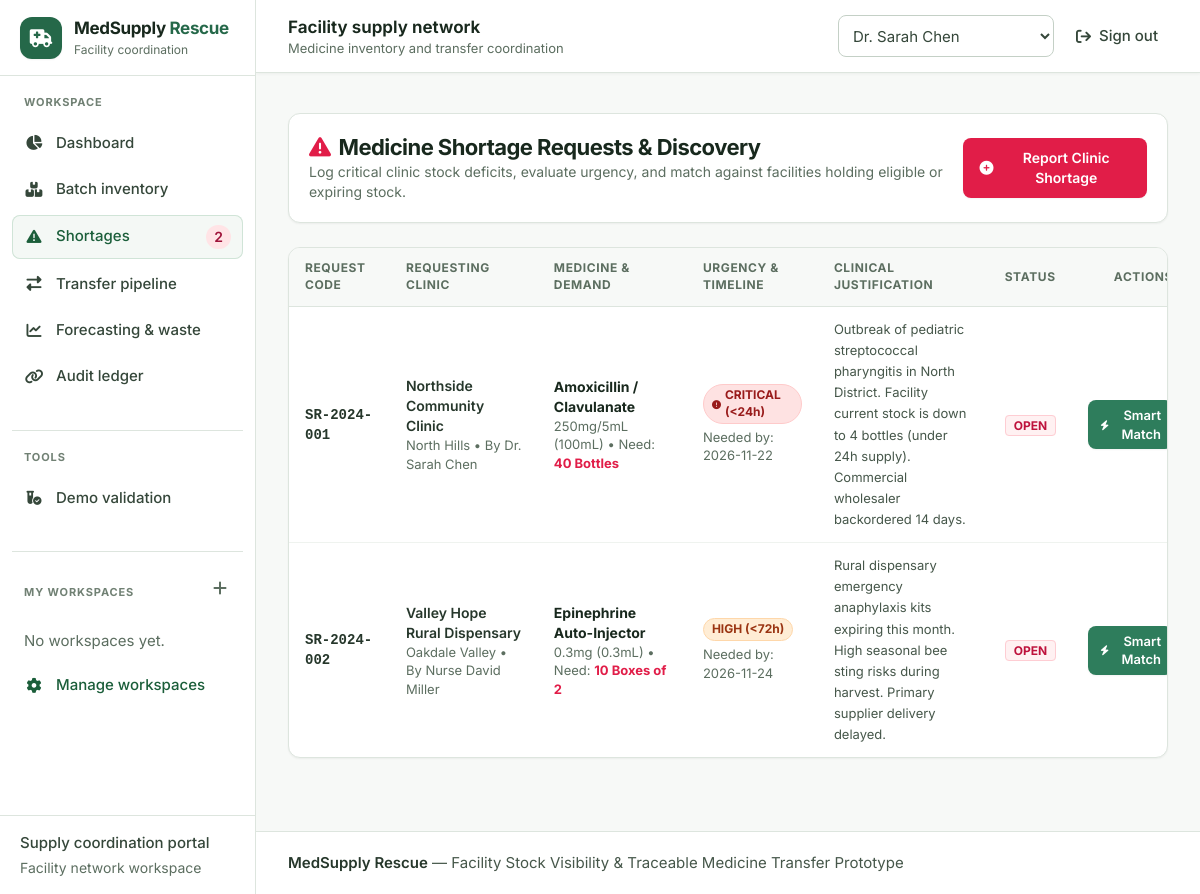
The app's page /shortages, older data.
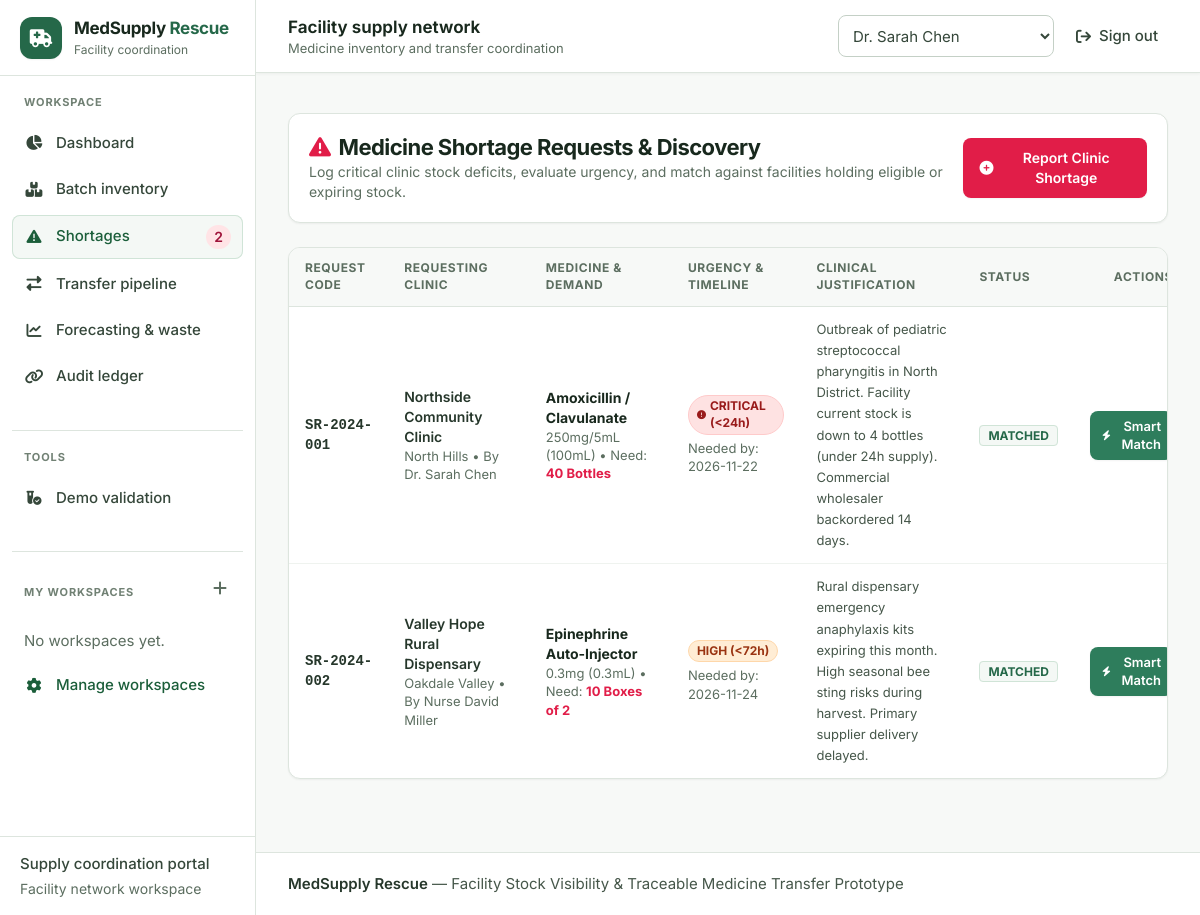
The same page, newer data.
### tables this page shows
CREATE TABLE shortage_requests (
    id INTEGER PRIMARY KEY AUTOINCREMENT,
    request_code TEXT UNIQUE NOT NULL,
    requesting_facility_id INTEGER NOT NULL REFERENCES facilities(id),
    requested_by_user_id INTEGER NOT NULL REFERENCES users(id),
    medicine_id INTEGER NOT NULL REFERENCES medicines(id),
    required_quantity INTEGER NOT NULL,
    urgency TEXT NOT NULL, -- 'CRITICAL' (<24h), 'HIGH' (<72h), 'MEDIUM' (<7d), 'LOW' (<14d)
    clinical_justification TEXT NOT NULL,
    status TEXT DEFAULT 'OPEN', -- 'OPEN', 'MATCHED', 'IN_TRANSFER', 'FULFILLED', 'CANCELLED'
    needed_by_date DATE NOT NULL,
    created_at DATETIME DEFAULT CURRENT_TIMESTAMP
);

CREATE TABLE facilities (
    id INTEGER PRIMARY KEY AUTOINCREMENT,
    name TEXT NOT NULL,
    facility_type TEXT NOT NULL, -- 'Hospital', 'Community Clinic', 'Urgent Care', 'Regional Pharmacy', 'Dispensary'
    license_number TEXT NOT NULL UNIQUE,
    address TEXT NOT NULL,
    city TEXT NOT NULL,
    region TEXT NOT NULL,
    contact_email TEXT NOT NULL,
    contact_phone TEXT NOT NULL,
    has_cold_chain INTEGER DEFAULT 1, -- 1 = Yes, 0 = No
    latitude REAL,
    longitude REAL,
    created_at DATETIME DEFAULT CURRENT_TIMESTAMP
);

CREATE TABLE users (
    id INTEGER PRIMARY KEY AUTOINCREMENT,
    username TEXT UNIQUE NOT NULL,
    password_hash TEXT NOT NULL,
    full_name TEXT NOT NULL,
    role TEXT NOT NULL, -- 'platform_admin', 'facility_manager', 'approver', 'staff'
    facility_id INTEGER REFERENCES facilities(id),
    email TEXT NOT NULL,
    license_or_badge TEXT,
    created_at DATETIME DEFAULT CURRENT_TIMESTAMP
);

CREATE TABLE medicines (
    id INTEGER PRIMARY KEY AUTOINCREMENT,
    generic_name TEXT NOT NULL,
    brand_name TEXT,
    ndc_or_code TEXT UNIQUE NOT NULL,
    therapeutic_category TEXT NOT NULL, -- 'Antibiotics', 'Insulin & Diabetes', 'Emergency & Critical Care', 'Cardiovascular', 'Respiratory'
    dosage_form TEXT NOT NULL, -- 'Tablet', 'Vial', 'Oral Suspension', 'Inhaler', 'Ampoule', 'Prefilled Syringe'
    strength TEXT NOT NULL,
    unit_of_measure TEXT NOT NULL, -- 'Vials', 'Boxes of 30', 'Bottles (100ml)', 'Ampoules'
    storage_requirement TEXT NOT NULL, -- 'Cold Chain (2-8°C)', 'Room Temperature (15-25°C)', 'Frozen (-20°C)', 'Secure/Controlled Room'
    min_safety_stock_default INTEGER DEFAULT 20,
    standard_lead_time_days INTEGER DEFAULT 7,
    created_at DATETIME DEFAULT CURRENT_TIMESTAMP
);

### app.py (the view, shortened to what this page needs)
@app.route('/shortages', methods=['GET', 'POST'])
def shortages():
    query = """
        SELECT s.*, m.generic_name, m.brand_name, m.strength, m.unit_of_measure, m.storage_requirement,
               f.name as facility_name, f.city, f.has_cold_chain, u.full_name as requester_name
        FROM shortage_requests s
        JOIN medicines m ON s.medicine_id = m.id
        JOIN facilities f ON s.requesting_facility_id = f.id
        JOIN users u ON s.requested_by_user_id = u.id
        ORDER BY CASE s.status WHEN 'OPEN' THEN 1 WHEN 'MATCHED' THEN 2 WHEN 'IN_TRANSFER' THEN 3 ELSE 4 END,
                 CASE s.urgency WHEN 'CRITICAL' THEN 1 WHEN 'HIGH' THEN 2 WHEN 'MEDIUM' THEN 3 ELSE 4 END,
                 s.id DESC
    """
    count_row = g.db.execute(
        """SELECT count(*) as total
           FROM shortage_requests s
           JOIN medicines m ON s.medicine_id = m.id
           JOIN facilities f ON s.requesting_facility_id = f.id
           JOIN users u ON s.requested_by_user_id = u.id"""
    ).fetchone()
    pagination = build_pagination(count_row['total'], 'shortages')
    shortage_list = [
        dict(r) for r in g.db.execute(query + " LIMIT ? OFFSET ?", (PAGE_SIZE, pagination['offset'])).fetchall()
    ]
    active_match = None
    match_candidates = []
    match_id = request.args.get('match_id', type=int)
    medicines = [dict(r) for r in g.db.execute("SELECT * FROM medicines ORDER BY generic_name").fetchall()]
    facilities = [dict(r) for r in g.db.execute("SELECT * FROM facilities ORDER BY name").fetchall()]
    return render_template(
        'shortages.html',
        shortage_list=shortage_list,
        active_match=active_match,
        match_candidates=match_candidates,
        medicines=medicines,
        facilities=facilities,
        pagination=pagination
    )

### database/db.py (called while the page is built)
def get_db_connection():
    conn = sqlite3.connect(DB_PATH)
    conn.row_factory = sqlite3.Row
    conn.execute("PRAGMA foreign_keys = ON")
    return conn

### templates/shortages.html (shortened to what the changed rows need)
{% extends 'base.html' %}
{% block content %}
<div class="space-y-6">
    <div class="flex flex-col md:flex-row justify-between items-start md:items-center gap-4 bg-white p-5 rounded-xl border border-slate-200 shadow-sm">
        <div>
            <h1 class="text-xl font-bold text-slate-900 flex items-center gap-2">
                <i class="fa-solid fa-triangle-exclamation text-rose-600"></i> Medicine Shortage Requests & Discovery
            </h1>
        </div>
    </div>
    <div class="bg-white rounded-xl border border-slate-200 shadow-sm overflow-hidden" data-paginated-results="shortages" aria-live="polite">
        <div class="overflow-x-auto">
            <table class="w-full min-w-[900px] text-left text-xs">
                <thead class="bg-slate-50 text-slate-500 uppercase tracking-wider text-[10px] border-b border-slate-200">
                    <tr>
                        <th class="py-3 px-4">Request Code</th>
                        <th class="py-3 px-4">Requesting Clinic</th>
                        <th class="py-3 px-4">Medicine & Demand</th>
                        <th class="py-3 px-4">Urgency & Timeline</th>
                        <th class="py-3 px-4">Clinical Justification</th>
                        <th class="py-3 px-4">Status</th>
                        <th class="py-3 px-4 text-right">Actions</th>
                    </tr>
                </thead>
                <tbody class="divide-y divide-slate-100">
                    {% for s in shortage_list %}
                        <tr class="hover:bg-slate-50/80 transition">
                            <td class="py-3 px-4 font-mono font-bold text-slate-800">
                                {{ s.request_code }}
                            </td>
                            <td class="py-3 px-4">
                                <div class="font-semibold text-slate-800">{{ s.facility_name }}</div>
                                <div class="text-[11px] text-slate-500">{{ s.city }} &bull; By {{ s.requester_name }}</div>
                            </td>
                            <td class="py-3 px-4">
                                <div class="font-bold text-slate-900">{{ s.generic_name }}</div>
                                <div class="text-[11px] text-slate-500">{{ s.strength }} &bull; Need: <strong class="text-rose-600">{{ s.required_quantity }} {{ s.unit_of_measure }}</strong></div>
                            </td>
                            <td class="py-3 px-4">
                                <div>
                                    {% if s.urgency == 'CRITICAL' %}
                                        <span class="inline-flex items-center gap-1 bg-red-100 text-red-800 text-[10px] font-bold px-2 py-0.5 rounded-full border border-red-200">
                                            <i class="fa-solid fa-circle-exclamation text-[9px]"></i> CRITICAL (&lt;24h)
                                        </span>
                                    {% elif s.urgency == 'HIGH' %}
                                        <span class="inline-flex items-center gap-1 bg-orange-100 text-orange-800 text-[10px] font-bold px-2 py-0.5 rounded-full border border-orange-200">
                                            HIGH (&lt;72h)
                                        </span>
                                    {% else %}
                                        <span class="inline-flex items-center gap-1 bg-blue-100 text-blue-800 text-[10px] font-bold px-2 py-0.5 rounded-full">
                                            {{ s.urgency }}
                                        </span>
                                    {% endif %}
                                </div>
                                <div class="text-[11px] text-slate-500 mt-1">Needed by: {{ s.needed_by_date }}</div>
                            </td>
                            <td class="py-3 px-4 max-w-xs text-slate-600 text-[11px] leading-relaxed">
                                {{ s.clinical_justification }}
                            </td>
                            <td class="py-3 px-4">
                                {% if s.status == 'OPEN' %}
                                    <span class="bg-rose-50 text-rose-700 text-[10px] font-bold px-2 py-0.5 rounded border border-rose-200">OPEN</span>
                                {% elif s.status == 'MATCHED' %}
                                    <span class="bg-teal-50 text-teal-700 text-[10px] font-bold px-2 py-0.5 rounded border border-teal-200">MATCHED</span>
                                {% elif s.status == 'IN_TRANSFER' %}
                                    <span class="bg-purple-50 text-purple-700 text-[10px] font-bold px-2 py-0.5 rounded border border-purple-200">IN TRANSFER</span>
                                {% elif s.status == 'FULFILLED' %}
                                    <span class="bg-emerald-50 text-emerald-700 text-[10px] font-bold px-2 py-0.5 rounded border border-emerald-200">FULFILLED</span>
                                {% else %}
                                    <span class="bg-slate-100 text-slate-600 text-[10px] font-semibold px-2 py-0.5 rounded">{{ s.status }}</span>
                                {% endif %}
                            </td>
                            <td class="py-3 px-4 text-right">
                                {% if s.status in ('OPEN', 'MATCHED') %}
                                    <a href="{{ url_for('shortages', match_id=s.id) }}" class="inline-flex items-center gap-1 bg-teal-600 hover:bg-teal-700 text-white font-semibold text-[11px] px-3 py-1.5 rounded-lg shadow-sm transition">
                                        <i class="fa-solid fa-bolt text-[10px]"></i> Smart Match
                                    </a>
                                {% else %}
                                    <span class="text-slate-400 text-[11px]">Fulfilled</span>
                                {% endif %}
                            </td>
                        </tr>
                    {% else %}
                        <tr>
                            <td colspan="7" class="py-8 text-center text-slate-400">No shortages reported.</td>
                        </tr>
                    {% endfor %}
                </tbody>
            </table>
        </div>
    </div>
</div>
{% endblock %}

Row changes from the older to the newer data that the page shows:
changed shortage_requests "SR-2024-001": status "OPEN" → "MATCHED"
changed shortage_requests "SR-2024-002": status "OPEN" → "MATCHED"
